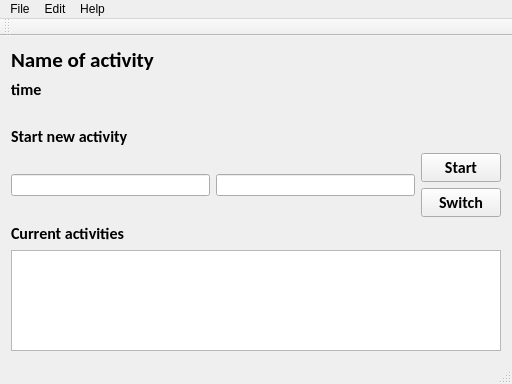
<?xml version="1.0" encoding="UTF-8"?>
<ui version="4.0">
 <class>MainWindow</class>
 <widget class="QMainWindow" name="MainWindow">
  <property name="geometry">
   <rect>
    <x>0</x>
    <y>0</y>
    <width>512</width>
    <height>384</height>
   </rect>
  </property>
  <property name="minimumSize">
   <size>
    <width>512</width>
    <height>384</height>
   </size>
  </property>
  <property name="windowTitle">
   <string>MainWindow</string>
  </property>
  <widget class="QWidget" name="centralWidget">
   <layout class="QVBoxLayout" name="verticalLayout_6">
    <item>
     <layout class="QVBoxLayout" name="verticalLayout_5">
      <item>
       <layout class="QVBoxLayout" name="verticalLayout_2">
        <item>
         <widget class="QLabel" name="label_3">
          <property name="font">
           <font>
            <family>Calibri</family>
            <pointsize>16</pointsize>
            <weight>75</weight>
            <bold>true</bold>
           </font>
          </property>
          <property name="text">
           <string>Name of activity</string>
          </property>
         </widget>
        </item>
        <item>
         <widget class="QLabel" name="label_4">
          <property name="font">
           <font>
            <family>Calibri</family>
            <pointsize>12</pointsize>
            <weight>75</weight>
            <bold>true</bold>
           </font>
          </property>
          <property name="text">
           <string>time</string>
          </property>
         </widget>
        </item>
       </layout>
      </item>
      <item>
       <widget class="QLabel" name="label_5">
        <property name="text">
         <string/>
        </property>
       </widget>
      </item>
     </layout>
    </item>
    <item>
     <layout class="QVBoxLayout" name="verticalLayout_4">
      <item>
       <widget class="QLabel" name="label_2">
        <property name="font">
         <font>
          <family>Calibri</family>
          <pointsize>12</pointsize>
          <weight>75</weight>
          <bold>true</bold>
         </font>
        </property>
        <property name="text">
         <string>Start new activity</string>
        </property>
       </widget>
      </item>
      <item>
       <layout class="QHBoxLayout" name="horizontalLayout">
        <item>
         <widget class="QLineEdit" name="lineEdit">
          <property name="text">
           <string/>
          </property>
         </widget>
        </item>
        <item>
         <widget class="QLineEdit" name="lineEdit_2"/>
        </item>
        <item>
         <layout class="QVBoxLayout" name="verticalLayout">
          <item>
           <widget class="QPushButton" name="pushButton">
            <property name="font">
             <font>
              <family>Calibri</family>
              <pointsize>12</pointsize>
              <weight>75</weight>
              <bold>true</bold>
             </font>
            </property>
            <property name="text">
             <string>Start</string>
            </property>
           </widget>
          </item>
          <item>
           <widget class="QPushButton" name="pushButton_2">
            <property name="font">
             <font>
              <family>Calibri</family>
              <pointsize>12</pointsize>
              <weight>75</weight>
              <bold>true</bold>
             </font>
            </property>
            <property name="text">
             <string>Switch</string>
            </property>
           </widget>
          </item>
         </layout>
        </item>
       </layout>
      </item>
     </layout>
    </item>
    <item>
     <layout class="QVBoxLayout" name="verticalLayout_3">
      <item>
       <widget class="QLabel" name="label">
        <property name="font">
         <font>
          <family>Calibri</family>
          <pointsize>12</pointsize>
          <weight>75</weight>
          <bold>true</bold>
         </font>
        </property>
        <property name="text">
         <string>Current activities</string>
        </property>
       </widget>
      </item>
      <item>
       <widget class="QListView" name="listView"/>
      </item>
     </layout>
    </item>
   </layout>
  </widget>
  <widget class="QMenuBar" name="menuBar">
   <property name="geometry">
    <rect>
     <x>0</x>
     <y>0</y>
     <width>512</width>
     <height>21</height>
    </rect>
   </property>
   <widget class="QMenu" name="menuHelp">
    <property name="title">
     <string>File</string>
    </property>
   </widget>
   <widget class="QMenu" name="menuEdit">
    <property name="title">
     <string>Edit</string>
    </property>
   </widget>
   <widget class="QMenu" name="menuHelp_2">
    <property name="title">
     <string>Help</string>
    </property>
    <addaction name="actionAbout"/>
   </widget>
   <addaction name="menuHelp"/>
   <addaction name="menuEdit"/>
   <addaction name="menuHelp_2"/>
  </widget>
  <widget class="QToolBar" name="mainToolBar">
   <attribute name="toolBarArea">
    <enum>TopToolBarArea</enum>
   </attribute>
   <attribute name="toolBarBreak">
    <bool>false</bool>
   </attribute>
  </widget>
  <widget class="QStatusBar" name="statusBar"/>
  <action name="actionAbout">
   <property name="text">
    <string>About</string>
   </property>
  </action>
 </widget>
 <layoutdefault spacing="6" margin="11"/>
 <resources/>
 <connections/>
</ui>
